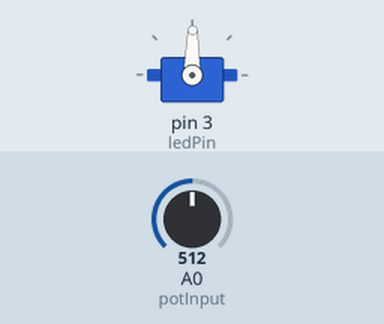
The sketch below on a simulated Arduino Uno, built with avr-gcc and run on an emulated ATmega328P. Shown: servo. The test bench sets the inputs (shaded band); at power-on: A0 (potInput) = 512.

Above: at 1.2 s.
1.3 s: A0 (potInput) set to 716
At 2.4 s:
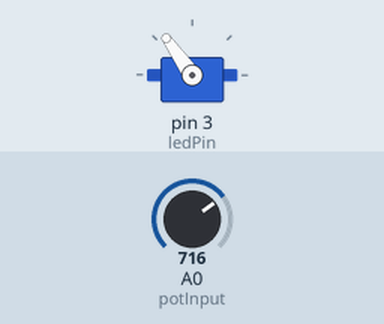
2.8 s: A0 (potInput) set to 900
At 3.6 s:
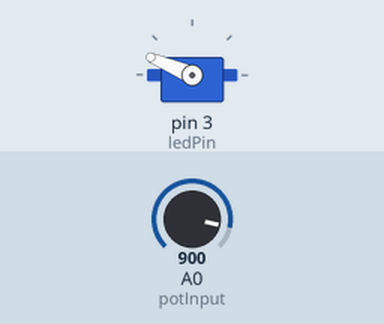
4.3 s: A0 (potInput) set to 1023
At 4.9 s:
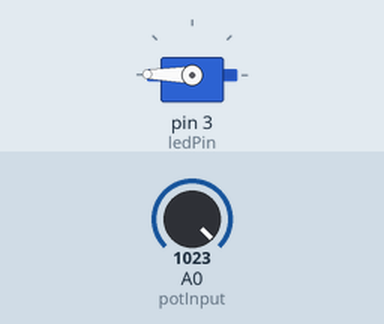
5.8 s: A0 (potInput) set to 306
At 6.1 s:
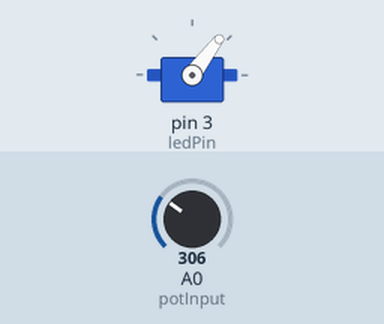
7.3 s: A0 (potInput) set to 122
At 8.5 s:
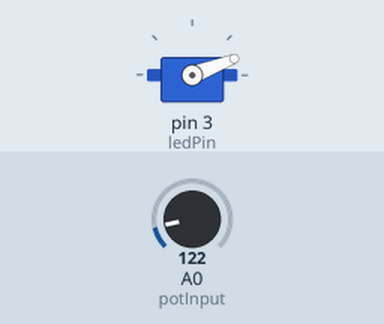
8.8 s: A0 (potInput) set to 511
At 9.8 s:
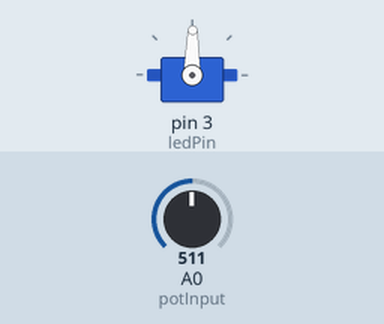
Timing chart, 0 to 11.3 s (numbered marks = the images above; inputs shaded):
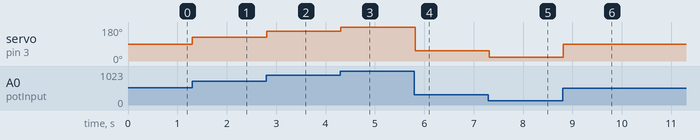

Measured:
- after the input at 1.3 s, servo on pin 3 (ledPin): 89° → 125° at once
- after the input at 2.8 s, servo on pin 3 (ledPin): 125° → 157° at once
- after the input at 4.3 s, servo on pin 3 (ledPin): 157° → 179° at once
- after the input at 5.8 s, servo on pin 3 (ledPin): 179° → 53° at once
- after the input at 7.3 s, servo on pin 3 (ledPin): 53° → 21° at once
- after the input at 8.8 s, servo on pin 3 (ledPin): 21° → 89° at once

The sketch:

lab8-31-17.ino
```cpp
#include <Servo.h>

int ledPin;
int potInput;
Servo myservo;

// the setup function runs once when you press reset or power the board
void setup() {
  // initialize digital pin LED_BUILTIN as an output.
  //pinMode(LED_BUILTIN, OUTPUT);
  ledPin = 3;
  potInput = A0;
  myservo.attach(3);

  pinMode(ledPin, OUTPUT);
  pinMode(potInput, INPUT);

  //Serial.begin(9600);
}

// the loop function runs over and over again forever
void loop() {
  //  digitalWrite(ledPin, HIGH);   // turn the LED on (HIGH is the voltage level)
  //  delay(1000);                       // wait for a second
  //  digitalWrite(ledPin, LOW);    // turn the LED off by making the voltage LOW
  //  delay(1000);                       // wait for a second


//  Serial.println(analogRead(potInput));
//  delay(500);

//  int val = analogRead(potInput);
//  analogWrite(ledPin, val/4);
//  delay(100);

// Test servo
//  myservo.write(180); //CCW
//  delay (1000);
//  myservo.write(90);
//  delay(1000);
//  myservo.write(0); //CW
//  delay (1000);

//Servo with pot
  int val = analogRead(potInput);
  myservo.write(val/5.7);
  delay(100);
}
```
